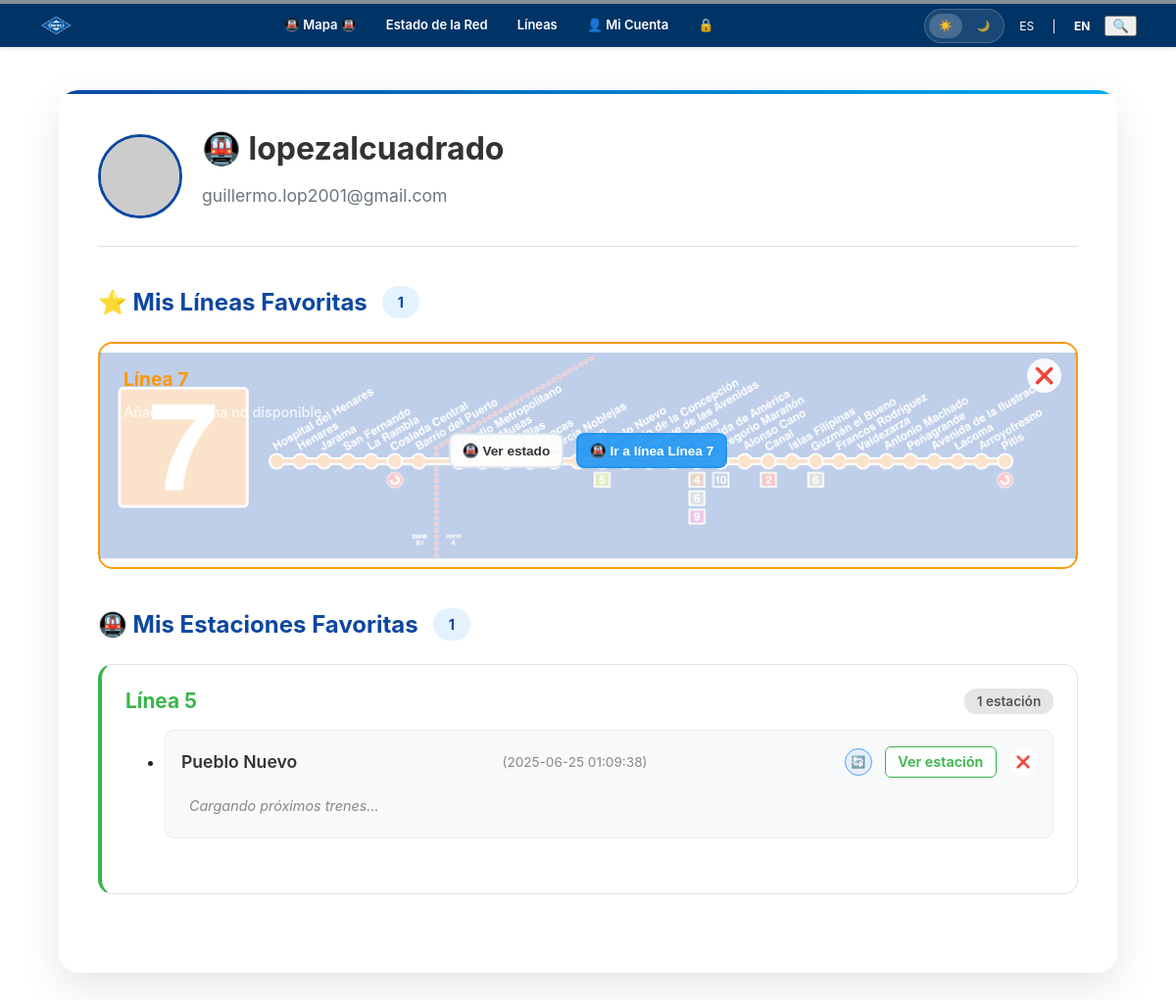
/account (signed in), run on the app's committed database.
### tables this page shows
CREATE TABLE users (
                id INTEGER PRIMARY KEY AUTOINCREMENT,
                username TEXT NOT NULL UNIQUE,
                email TEXT NOT NULL UNIQUE,
                password_hash TEXT NOT NULL,
                created_at TIMESTAMP DEFAULT CURRENT_TIMESTAMP
            );

CREATE TABLE favorite_stations (
                id INTEGER PRIMARY KEY AUTOINCREMENT,
                user_id INTEGER NOT NULL,
                station_id INTEGER NOT NULL,
                line_id TEXT NOT NULL,
                station_name TEXT NOT NULL,
                created_at TIMESTAMP DEFAULT CURRENT_TIMESTAMP,
                FOREIGN KEY (user_id) REFERENCES users (id),
                UNIQUE(user_id, station_id, line_id)
            );

### app.py (the view)
@app.route("/account")
@login_required
def account():
    favorite_lines = get_user_favorite_lines(current_user.id)
    favorite_stations = get_user_favorite_stations(current_user.id)
    from collections import defaultdict
    grouped_fav_stations = defaultdict(list)
    for station in favorite_stations:
        primary_line = station['all_lines'][0]
        line_id = primary_line['line_id']
        station_with_all_lines = {
            'station_name': station['station_name'],
            'station_id': primary_line['station_id'],
            'line_id': line_id,
            'line_name': primary_line['line_name'],
            'line_color': primary_line['line_color'],
            'added_at': primary_line['added_at'],
            'all_lines': station['all_lines'],  # Incluir todas las líneas
            'lines_count': len(station['all_lines'])
        }
        grouped_fav_stations[line_id].append(station_with_all_lines)
    grouped_fav_stations = dict(grouped_fav_stations)
    return render_template('account.html', title='Mi Cuenta',
                         favorite_lines=favorite_lines,
                         favorite_stations=favorite_stations,
                         grouped_fav_stations=grouped_fav_stations)

### app.py (called while the page is built)
def get_db_connection(db_path=None):
    if db_path is None:
        db_path = DB_PATH
    conn = sqlite3.connect(db_path)
    conn.row_factory = sqlite3.Row
    return conn

@login_manager.user_loader
def load_user(user_id):
    return User.get_by_id(int(user_id))

    @staticmethod
    def get_by_id(user_id):
        conn = get_db_connection()
        user_data = conn.execute('SELECT * FROM users WHERE id = ?', (user_id,)).fetchone()
        conn.close()
        if user_data:
            return User(user_id=user_data['id'], username=user_data['username'], email=user_data['email'], password_hash=user_data['password_hash'], created_at=user_data['created_at'])
        return None

### templates/account.html (shortened to what this page needs)
{% extends "base.html" %}
{% block content %}
<div class="account-container">
    <div class="account-header">
        <img src="https://api.dicebear.com/8.x/initials/svg?seed={{ current_user.username }}" alt="Avatar">
        <div>
            <h2>🚇 {{ current_user.username }}</h2>
            <p class="text-muted">{{ current_user.email }}</p>
        </div>
    </div>
    <div class="favorites-section">
        <div class="favorites-header">
            <h3>⭐ Mis Líneas Favoritas</h3>
            <span class="favorites-count">{{ favorite_lines|length }}</span>
        </div>
        {% if favorite_lines %}
        <div class="favorites-grid">
            {% for line in favorite_lines %}
            <a href="/line/{{ line.id }}" class="favorite-line-card"
               data-line="{{ line.id }}"
               style="border-color: {{ line.color }}; color: {{ line.text_color if line.text_color == '#FFFFFF' else '#333' }};">
                <button class="remove-favorite"
                        onclick="event.preventDefault(); removeFavoriteLine('{{ line.id }}');"
                        title="Eliminar de favoritos">
                    ❌
                </button>
                <div class="line-name" style="color: {{ line.color }};">{{ line.name }}</div>
                <div class="line-added">Añadida: {{ line.added_at.split('T')[0] if line.added_at else 'Fecha no disponible' }}</div>
                <div class="line-status" id="line-status-{{ line.id }}">
                    <button class="btn-check-status" onclick="event.preventDefault(); checkLineStatus('{{ line.id }}', '{{ line.name }}');">
                        🚇 Ver estado
                    </button>
                    <button class="btn-go-to-line" onclick="event.preventDefault(); goToLine('{{ line.id }}');">
                        🚇 Ir a línea {{ line.name }}
                    </button>
                </div>
            </a>
            {% endfor %}
        </div>
        {% else %}
        <div class="empty-favorites">
            <h4>🚇 No tienes líneas favoritas</h4>
            <p>Explora las líneas del metro y marca tus favoritas</p>
            <p><a href="/status" style="color: #0D47A1;">Ver todas las líneas</a></p>
        </div>
        {% endif %}
    </div>
    <div class="favorites-section">
        <div class="favorites-header">
            <h3>🚇 Mis Estaciones Favoritas</h3>
            <span class="favorites-count">
                {{ favorite_stations|length }}
            </span>
        </div>
        {% if grouped_fav_stations %}
            {% for line_id, stations in grouped_fav_stations.items() %}
                <div class="favorite-station-card-group" style="border-left: 4px solid {{ stations[0].line_color }};">
                    <div class="station-group-header">
                        <h4 class="station-group-line-name" style="color: {{ stations[0].line_color }};">
                            Línea {{ line_id }}
                        </h4>
                        <span class="station-group-count">{{ stations|length }} estación{{ 'es' if stations|length > 1 else '' }}</span>
                    </div>
                    <ul class="station-lines-list">
                        {% for station in stations %}
                            <li class="station-line-item">
                                <div class="station-item-header">
                                    <span class="station-name-text">{{ station.station_name }}</span>
                                    <span class="station-added-date">({{ station.added_at.split('T')[0] if station.added_at else 'Fecha no disponible' }})</span>
                                    <div class="station-actions">
                                        <button class="btn-refresh-trains" onclick="refreshFavoriteTrains('{{ station.station_name }}', 'favTrains-{{ line_id }}-{{ loop.index0 }}')" title="Actualizar trenes">
                                            🔄
                                        </button>
                                        <a href="/station/{{ station.line_id }}/{{ station.station_id }}" class="btn-station-link" style="color: {{ station.line_color }};">
                                            Ver estación
                                        </a>
                                        <button class="remove-favorite-btn" onclick="removeFavoriteStation('{{ station.station_id }}', '{{ station.line_id }}');" title="Eliminar de favoritos">❌</button>
                                    </div>
                                </div>
                                <div class="station-trains-container" id="favTrains-{{ line_id }}-{{ loop.index0 }}">
                                    <div class="loading-trains">Cargando próximos trenes...</div>
                                </div>
                            </li>
                        {% endfor %}
                    </ul>
                </div>
            {% endfor %}
        {% else %}
            <div class="empty-favorites">
                <h4>🚇 No tienes estaciones favoritas</h4>
                <p>Busca estaciones y marca tus favoritas</p>
                <p><a href="/" style="color: #0D47A1;">Buscar estaciones</a></p>
            </div>
        {% endif %}
    </div>
</div>
{% endblock %}

### templates/base.html (shortened to what this page needs)
<!DOCTYPE html>
<html lang="es">
<head>
    <link rel="stylesheet" href="/static/css/global.css">
</head>
<body>
    {% include 'header.html' %}
    <main style="margin-top: 48px;">
        {% block content %}{% endblock %}
    </main>
</body>
</html>

### templates/header.html (shortened to what this page needs)
<header class="main-header">
    <nav class="main-nav">
        <div class="header-container">
            <a href="/" class="main-logo">
                <img src="{{ url_for('static', filename='logos/Logomarca_azul.png') }}"
                     alt="Metro de Madrid Logo"
                     loading="eager"
                     fetchpriority="high">
            </a>
            <ul class="nav-links">
                <li><a href="/mapa-v5" class="{{ 'active' if request.endpoint == 'map_routes_view' else '' }}">🚇 Mapa 🚇</a></li>
                <li><a href="/status" class="{{ 'active' if request.endpoint == 'status' else '' }}">Estado de la Red</a></li>
                <li><a href="/line/1" class="{{ 'active' if request.endpoint == 'line_detail' else '' }}">Líneas</a></li>
                {% if current_user.is_authenticated %}
                    <li>
                        <a href="{{ url_for('account') }}" id="accountLink">
                            👤 Mi Cuenta
                        </a>
                    </li>
                    <li><a href="{{ url_for('logout') }}">🔒 </a></li>
                {% else %}
                    <li><a href="{{ url_for('login') }}">🔑 Iniciar Sesión</a></li>
                    <li><a href="{{ url_for('register') }}">📝 Registrarse</a></li>
                {% endif %}
            </ul>
            <div class="nav-extra">
                <div class="theme-selector">
                    <button class="theme-btn" data-theme="light">☀️</button>
                    <button class="theme-btn" data-theme="dark">🌙</button>
                </div>
                <span>ES</span>&nbsp;|&nbsp;<a href="#">EN</a>
                <button class="search" href="/station">🔍</button>
            </div>
        </div>
    </nav>
</header>

### static/css/global.css (style rules this page uses)
:root { --primary-blue: #0055a4; --light-gray: #f8f9fa; --border-color: #dee2e6; --text-dark: #343a40; --text-light: #6c757d; --line-color: #868e96; --transition: all 0.3s ease; --bg-primary: #ffffff; --bg-secondary: #f8f9fa; --bg-tertiary: #e9ecef; --text-primary: #343a40; --text-secondary: #6c757d; --text-muted: #adb5bd; --nocturno-bg: #2c3e50; --nocturno-text: #ecf0f1; --nocturno-muted: #bdc3c7; --shadow: 0 2px 8px rgba(0,0,0,0.1); --shadow-hover: 0 4px 15px rgba(0,0,0,0.15); }
[data-theme="dark"] { --bg-primary: #1a1a1a; --bg-secondary: #2d2d2d; --bg-tertiary: #404040; --text-primary: #ffffff; --text-secondary: #cccccc; --text-muted: #999999; --border-color: #404040; --light-gray: #2d2d2d; --shadow: 0 2px 8px rgba(0,0,0,0.3); --shadow-hover: 0 4px 15px rgba(0,0,0,0.4); }
body { font-family: -apple-system, BlinkMacSystemFont, "Segoe UI", Roboto, "Helvetica Neue", Arial, sans-serif; color: var(--text-primary); background-color: var(--bg-primary); margin: 0; padding-top: 44px; transition: var(--transition); }

### templates/header.html (style rules this page uses)
:root { --metro-main: #0065FE; --metro-rojo: #d7192d; --metro-azul-oscuro: #003366; }
:root { --bg-primary: #ffffff; --bg-secondary: #f8f9fa; --text-primary: #212529; --text-secondary: #6c757d; --border-color: #dee2e6; --shadow: 0 2px 4px rgba(0,0,0,0.1); }
[data-theme="dark"] { --bg-primary: #1a1a1a; --bg-secondary: #2d2d2d; --text-primary: #ffffff; --text-secondary: #b0b0b0; --border-color: #404040; --shadow: 0 2px 4px rgba(0,0,0,0.3); }
.main-header { position: fixed; top: 0; left: 0; width: 100%; z-index: 1000; background: var(--bg-primary); box-shadow: var(--shadow); padding: 0; transition: background-color 0.3s ease, box-shadow 0.3s ease; }
.main-nav { display: flex; justify-content: space-between; align-items: center; padding: 0 40px; height: 44px; background-color: var(--metro-azul-oscuro); box-sizing: border-box; }
.main-logo img { height: 25px; display: block; image-rendering: -webkit-optimize-contrast; image-rendering: crisp-edges; }
.nav-links { list-style: none; display: flex; margin: 0; padding: 0; height: 100%; }
.nav-links li { display: flex; align-items: center; }
.nav-links li a { text-decoration: none; color: white; font-weight: 600; font-size: 13px; padding: 0 15px; height: 100%; display: flex; align-items: center; border-bottom: 3px solid transparent; transition: color 0.2s, border-color 0.2s; }
.nav-extra { display: flex; align-items: center; color: white; font-size: 12px; gap: 15px; }
.nav-extra a { color: white; text-decoration: none; font-weight: bold; }
.theme-selector { display: flex; align-items: center; gap: 5px; background: rgba(255, 255, 255, 0.1); border-radius: 20px; padding: 4px; border: 1px solid rgba(255, 255, 255, 0.2); }
.theme-btn { background: none; border: none; color: white; padding: 6px 10px; border-radius: 15px; cursor: pointer; font-size: 11px; font-weight: 500; transition: all 0.2s ease; opacity: 0.7; }
.theme-btn.active { background: rgba(255, 255, 255, 0.2); opacity: 1; font-weight: 600; }
.header-container { display: flex; position: sticky; justify-content: space-between; align-items: center; width: 100%; }

### data on the page
users: username "lopezalcuadrado", email "guillermo.lop2001@gmail.com"
favorite_stations: station_name "Pueblo Nuevo", added_at "2025-06-25 01:09:38"

### other printed values
{{ favorite_lines|length }} "1"
{{ line.name }} "Línea 7"
{{ favorite_stations|length }} "1"
{{ line_id }} "5"
{{ stations|length }} "1"
